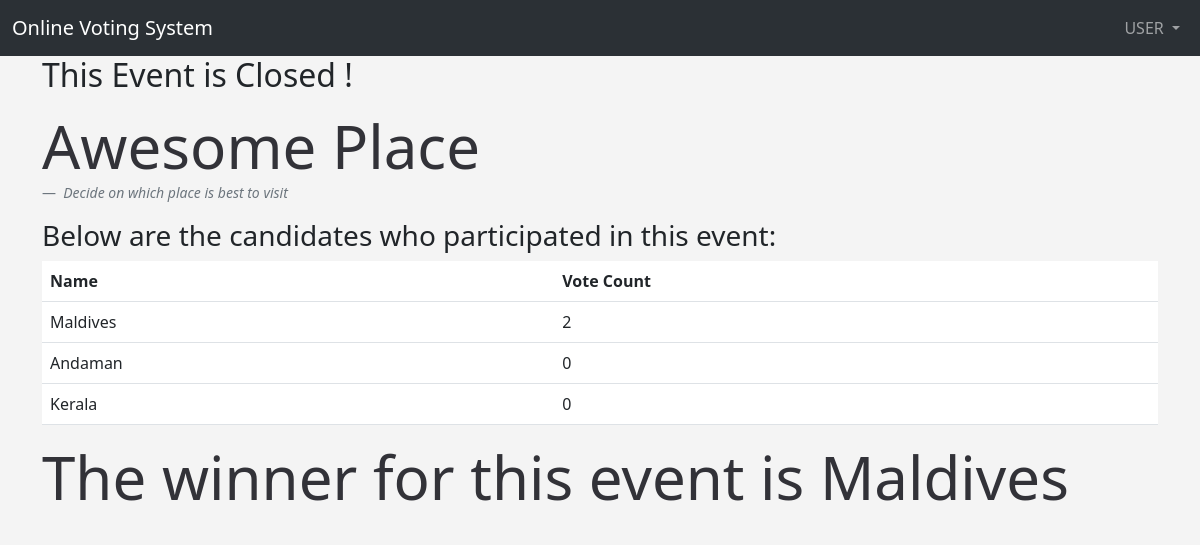
Screenshot of /eventaction/3 (signed in) with the database file from the repository.
### app.py (models this page shows, shortened)
class Users(db.Model, UserMixin):
	id = db.Column(db.Integer, primary_key=True)
	username = db.Column(db.String(20), nullable=False, unique=True)
	firstname = db.Column(db.String(200), nullable=False)
	lastname = db.Column(db.String(200), nullable=False)
	email = db.Column(db.String(120), nullable=False, unique=True)
	gender = db.Column(db.String(10), nullable=False)
	date_added = db.Column(db.DateTime, default=datetime.utcnow)
	password_hash = db.Column(db.String(128))
	@property
	def password(self):
		raise AttributeError('password is not a readable attribute!')

class Voteevent(db.Model):
	id = db.Column(db.Integer, primary_key=True)
	name = db.Column(db.String(255), nullable=False, unique=True)
	status = db.Column(db.String(255), nullable=False, default='open')
	description = db.Column(db.Text)
	date_added = db.Column(db.DateTime, default=datetime.utcnow)
	created_by = db.Column(db.Integer, db.ForeignKey('users.id'))

class Participants(db.Model):
	id = db.Column(db.Integer, primary_key=True)
	name = db.Column(db.String(255), nullable=False, unique=True)
	votecount = db.Column(db.Integer, default=0)
	voteevent = db.Column(db.Integer, db.ForeignKey('voteevent.id'))
	date_added = db.Column(db.DateTime, default=datetime.utcnow)

### app.py (the view)
@app.route('/eventaction/<int:eventid>', methods=['GET', 'POST'])
@login_required
def eventaction(eventid):
	voteevent = Voteevent.query.get_or_404(eventid)
	if voteevent is not None:
		participants = Participants.query.filter_by(voteevent=eventid).order_by(Participants.votecount.desc())
		if voteevent.status == "open":
			voteeventuser = Voteeventuser.query.filter_by(user=session['id'],voteevent=eventid).first()
			if voteeventuser is None:
				form = CastVoteForm()
				form.selectedparticipant.choices = [(participant.name) for participant in participants]
				if form.validate_on_submit():
					chosenparticipant = Participants.query.filter_by(name=form.selectedparticipant.data,voteevent=eventid).first()
					chosenparticipant.votecount = int(chosenparticipant.votecount)+1
					db.session.commit()
					voteeventuser = Voteeventuser(user=session['id'],voteevent=eventid,uservoted='True')
					db.session.add(voteeventuser)
					db.session.commit()
					form.selectedparticipant=''
					flash("Vote casted successfully!")
					return redirect(url_for('dashboard'))
				return render_template('eventaction.html',firstname=session['firstname'],voteevent=voteevent, participants=participants,form=form)
			return render_template('eventaction.html',firstname=session['firstname'],voteevent=voteevent, participants=participants)
		else:
			if participants[0].votecount == 0:
				message = "There is no winner for this event!"
			else:
				message = "The winner for this event is "+ participants[0].name
			return render_template('eventaction.html',firstname=session['firstname'],voteevent=voteevent, participants=participants, message=message)
	return render_template('eventaction.html',firstname=session['firstname'])

### app.py (called while the page is built)
@login_manager.user_loader
def load_user(user_id):
	return Users.query.get(int(user_id))

@app.after_request
def after_request(response):
    response.headers["Cache-Control"] = "no-cache, no-store, must-revalidate"
    return response

### templates/eventaction.html (shortened to what this page needs)
{% extends 'base.html' %}
{% block content %}
{% if voteevent.status == "open" %}
    {% if form %}
    <div class="shadow p-3 mb-5 bg-body rounded">
        <figure>
            <blockquote class="blockquote">
              <p><h1>{{ voteevent.name }}</h1></p>
            </blockquote>
            <figcaption class="blockquote-footer">
              <cite title="Source Title">{{ voteevent.description }}</cite>
            <br/>
            </figcaption>
          </figure>
        <form method="POST">
            {{ form.hidden_tag() }}
            {{ form.selectedparticipant.label(class="form-label") }}
            {{ form.selectedparticipant(class="form-check") }}
            {% if form.selectedparticipant.errors %}
                <ul class="errors">
                    {% for error in form.selectedparticipant.errors %}
                        <li>{{ error }}</li>
                    {% endfor %}
                </ul>
            {% endif %}
            <br/>
            {{ form.submit(class="btn btn-primary") }}
        </form>
    </div>
    {% else %}
    <h1> You have already casted your vote for this event!</h1>
    <figure>
        <blockquote class="blockquote">
          <p><h1>{{ voteevent.name }}</h1></p>
        </blockquote>
        <figcaption class="blockquote-footer">
          <cite title="Source Title">{{ voteevent.description }}</cite>
        <br/>
        </figcaption>
      </figure>
    {% endif %}
{% else %}
<h2>This Event is Closed !</h2>
<figure>
    <blockquote class="blockquote">
      <p><h1>{{ voteevent.name }}</h1></p>
    </blockquote>
    <figcaption class="blockquote-footer">
      <cite title="Source Title">{{ voteevent.description }}</cite>
    <br/>
    </figcaption>
  </figure>
  <h3>Below are the candidates who participated in this event:</h3>
  <table class="table">
    <thead>
      <tr>
        <th scope="col">Name</th>
        <th scope="col">Vote Count</th>
      </tr>
    </thead>
    <tbody>
    {% for participant in participants %}
      <tr>
        <td>{{ participant.name }}</td>
        <td>{{ participant.votecount }}</td>
      </tr>
    {% endfor %}
    </tbody>
  </table>
  <h1> {{ message }}</h1>
{% endif %}
{% endblock %}

### templates/navbar.html (shortened to what this page needs)
<nav class="navbar navbar-expand-lg bg-body-tertiary" data-bs-theme="dark">
    <div class="container-fluid">
      <a class="navbar-brand" href="{{ url_for('dashboard') }}">Online Voting System</a>
      <div class="row">
        <div class="col-6 col-md-4">
            <ul class="navbar-nav me-auto mb-2 mb-lg-0">
                <li class="nav-item dropdown">
                  <a class="nav-link dropdown-toggle" href="#" role="button" data-bs-toggle="dropdown" aria-expanded="false">
                    {{ firstname | upper }}
                  </a>
                </li>
            </ul>
        </div>
      </div>
    </div>
  </nav>

### static/css/style.css (style rules this page uses)
h1 { color: rgb(50, 50, 56); font-size:60px; }
body { background: #f4f4f4; }

### rows the page displays
Users: firstname "USER"
Voteevent: name "Awesome Place", description "Decide on which place is best to visit"
Participants: name "Maldives", votecount "2"
Participants: name "Andaman", votecount "0"
Participants: name "Kerala", votecount "0"

### other values shown
{{ message }} "The winner for this event is Maldives"
